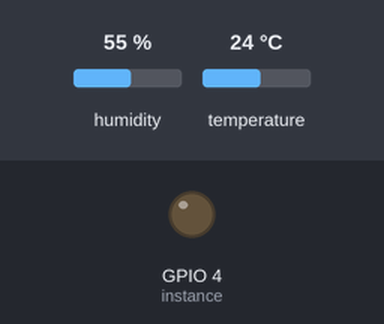
Bench run of a program on a simulated Raspberry Pi (BCM pin numbers). Shown: output pins drawn as LEDs (lit = HIGH). The test bench sets the inputs (shaded band); at power-on: humidity 55 %, temperature 24 °C. Library files of the repository ran but are not shown: dht11.py. At 0.1 s the program stops and its outputs stay as they are.

Above: at 0.1 s.
Timing chart, 0 to 1.6 s (numbered marks = the images above):
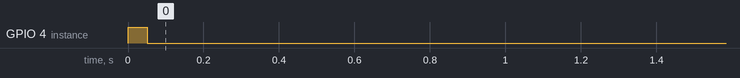

The program:

temphumidity.py
```python
import RPi.GPIO as GPIO
from .sensor_utils import dht11

# initialize GPIO
GPIO.setwarnings(False)
GPIO.setmode(GPIO.BCM)
GPIO.cleanup()

instance = dht11.DHT11(pin=4)
result = instance.read()
instance = dht11.DHT11(pin=4)

def getTemperature():
    result = instance.read()
    return result.temperature

def getHumidity():
    result = instance.read()
    return result.humidity
```
